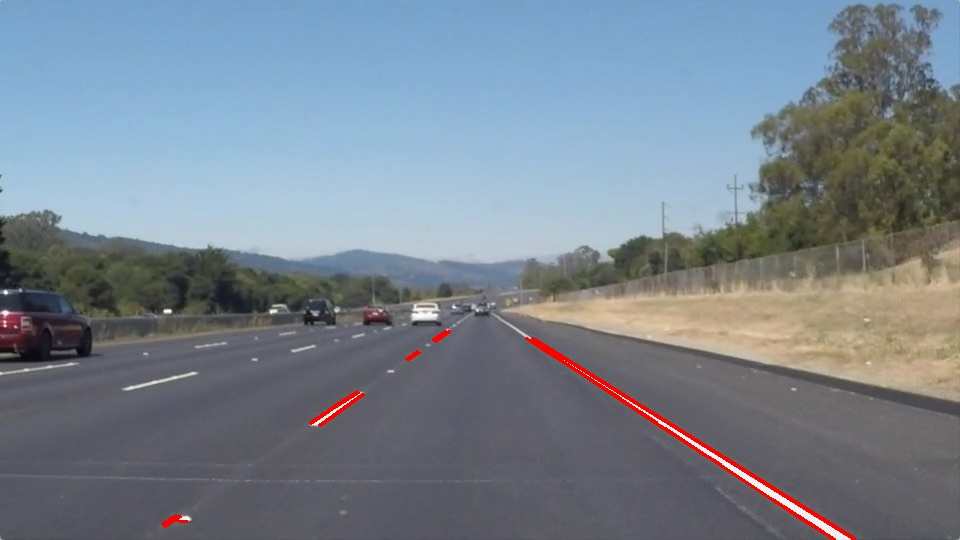
#> input picture CarND-LaneLines-P1/line-segments-example.jpg, 960 x 540 px
$ python -i thresholding.py   (imports and definitions only)   (older library calls are emulated)
#> lines starting #> are read from the running program, lines starting #| are printed output that depends on the picture; after the words box and inside, x2 and y2 are one past the last pixel; in counts of white or black regions, pixels touching at a corner belong together
import cv2
import numpy as np
import pickle


# Define a function that takes an image, gradient orientation,
# and threshold min / max values.
# [57 lines left out: functions abs_sobel_thresh, dir_thres, mag_thresh, not called in this run]


def threshold(img, color=False, mag_dir_thresh=False):
    """Threshhold image on saturation channel and
    using magnitude gradient"""
#> called with color = False, mag_dir_thresh = False
    img = np.copy(img)

    # Convert to HLS color space and separate the V channel
    hls = cv2.cvtColor(img, cv2.COLOR_RGB2HLS).astype(np.float)
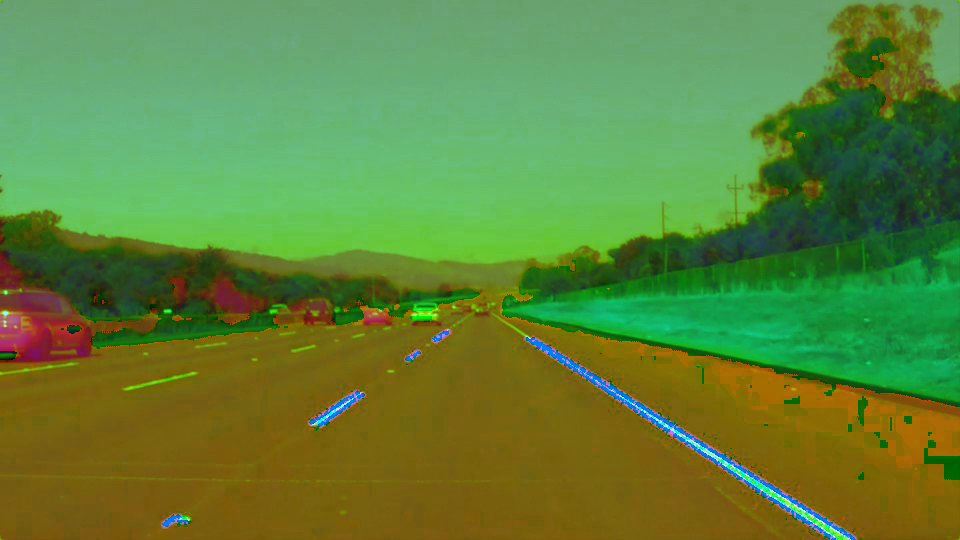
#> hls: shape (540, 960, 3) float64; mean R, G, B 94.7, 131.8, 57.4


    ## White Color
    lower_white = np.array([0,210,0], dtype=np.uint8)
    upper_white = np.array([255,255,255], dtype=np.uint8)
    white_mask = cv2.inRange(hls, lower_white, upper_white)
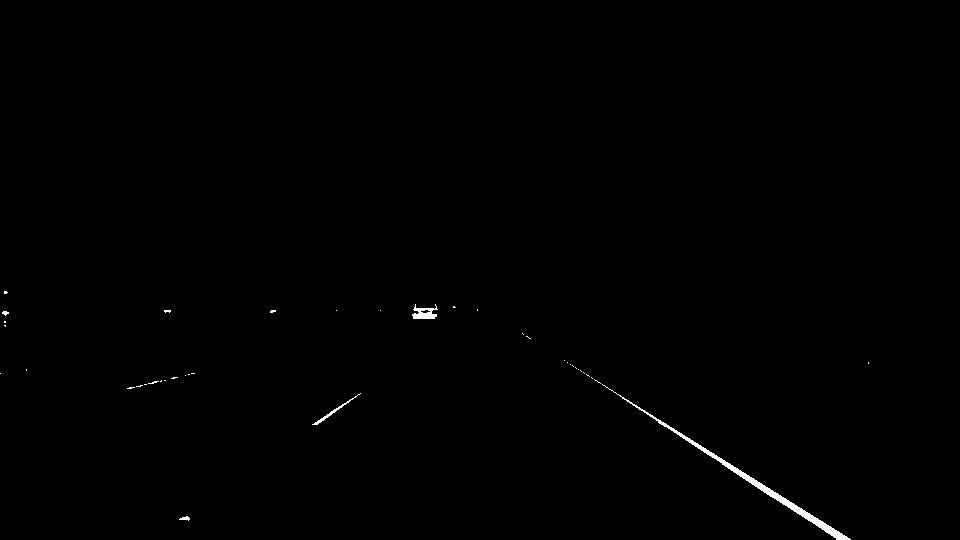
#> white_mask: shape (540, 960); 0.35% white; 40 white regions (35 under 20 px), largest, box (x1, y1, x2, y2) and area: (602, 384, 851, 540) 1284, (412, 304, 438, 319) 220, (312, 393, 361, 425) 124, (179, 516, 190, 521) 31, (2, 311, 9, 316) 22

    ## Yellow Color
    lower_yellow = np.array([15,0,100], dtype=np.uint8)
    upper_yellow = np.array([40,220,255], dtype=np.uint8)
    yellow_mask = cv2.inRange(hls, lower_yellow, upper_yellow)
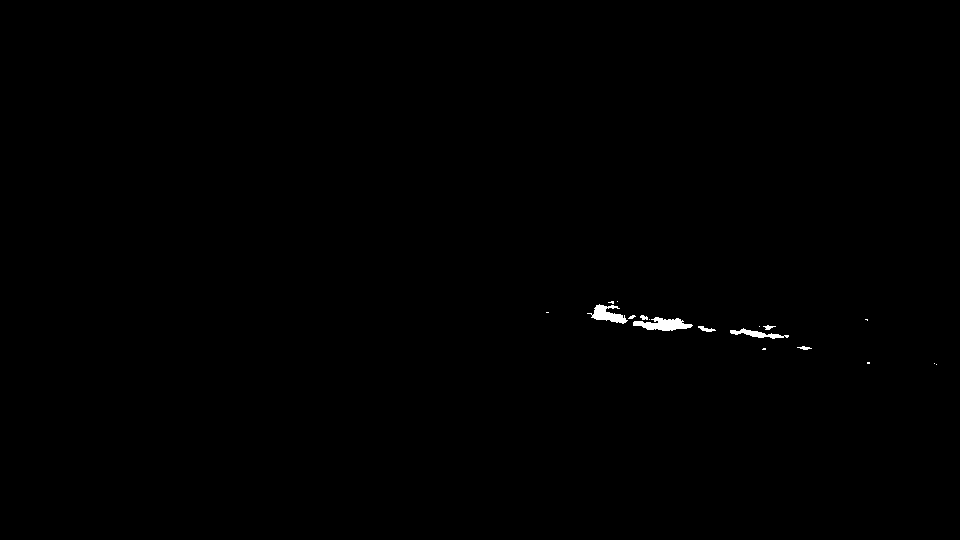
#> yellow_mask: shape (540, 960); 0.26% white; 18 white regions (11 under 20 px), largest, box (x1, y1, x2, y2) and area: (633, 317, 693, 331) 491, (587, 304, 628, 324) 385, (730, 328, 789, 339) 246

    combined_binary = np.zeros_like(white_mask)

    # Dir Mag Threshold
    if mag_dir_thresh:
        dir_mask = dir_thres(img)
        mag_mask = mag_thresh(img)
        combined_binary[((dir_mask == 1) & (mag_mask == 1))] = 255

    if color:
        return np.dstack((white_mask, yellow_mask, combined_binary))

    else:
        combined_binary[((white_mask == 255) | (yellow_mask == 255))] = 255
        combined_binary[(combined_binary == 255)] = 1
        return combined_binary

>>> import cv2
>>> picture = cv2.cvtColor(cv2.imread('../CarND-LaneLines-P1/line-segments-example.jpg'), cv2.COLOR_BGR2RGB)
>>> result = threshold(picture)
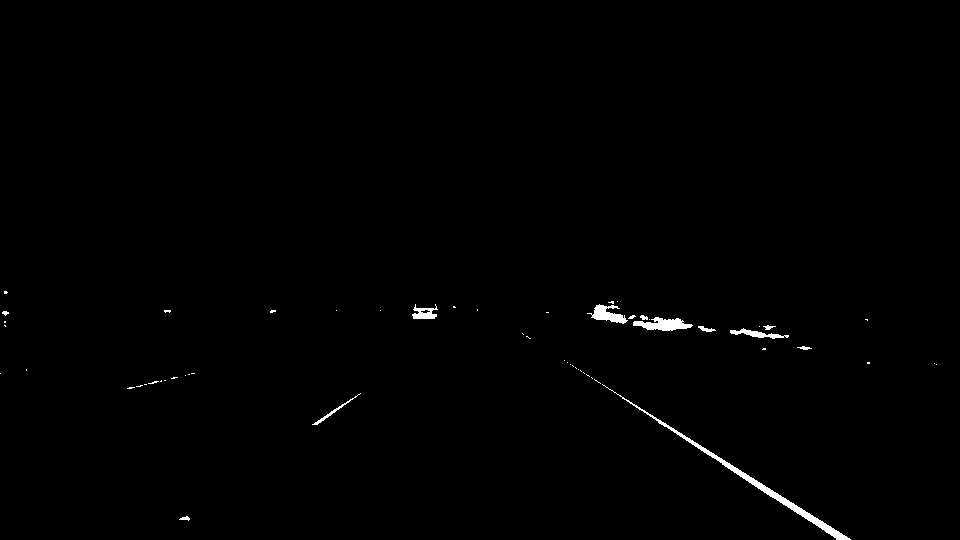
#> result: shape (540, 960); values 0 (black) and 1 (white), 0.61% white; 57 white regions (45 under 20 px), largest, box (x1, y1, x2, y2) and area: (602, 384, 851, 540) 1284, (633, 317, 693, 331) 491, (587, 304, 628, 324) 385
